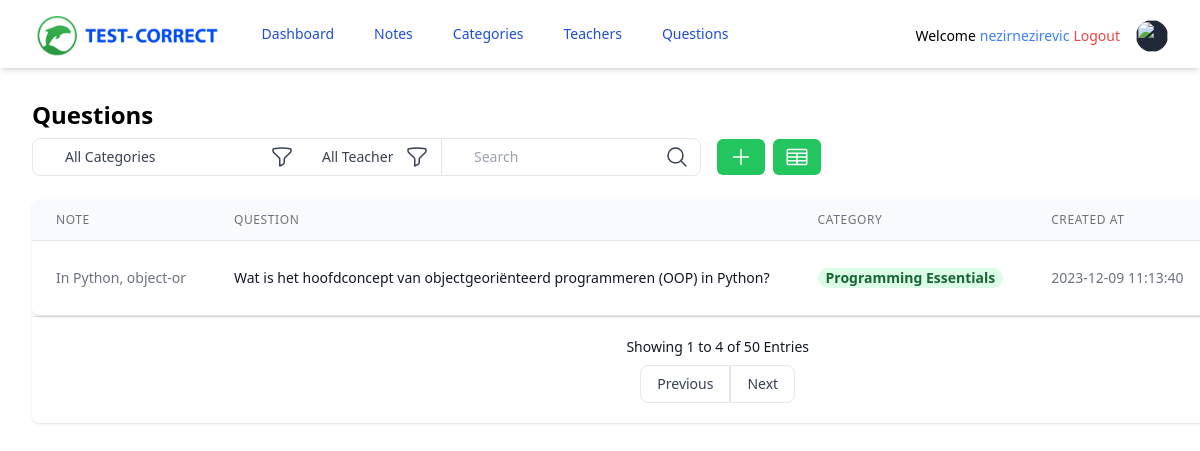
Page /questions/ (signed in) on the committed database.
### tables this page shows
CREATE TABLE questions (
            questions_id INTEGER PRIMARY KEY AUTOINCREMENT,
            note_id INTEGER NOT NULL,
            exam_question TEXT NOT NULL,            
            date_created DATETIME DEFAULT CURRENT_TIMESTAMP,            
            FOREIGN KEY (note_id) REFERENCES notes (note_id));

CREATE TABLE notes (
            note_id INTEGER PRIMARY KEY AUTOINCREMENT,
            title TEXT NOT NULL,
            note_source TEXT NOT NULL,
            is_public INTEGER NOT NULL DEFAULT 1,
            teacher_id INTEGER NOT NULL,
            category_id INTEGER NOT NULL,
            note TEXT NOT NULL,
            date_created DATETIME DEFAULT CURRENT_TIMESTAMP,            
            FOREIGN KEY (teacher_id) REFERENCES teachers (teacher_id),
            FOREIGN KEY (category_id) REFERENCES categories (category_id));

CREATE TABLE categories (
            category_id INTEGER PRIMARY KEY AUTOINCREMENT,
            omschrijving TEXT NOT NULL,
            date_created DATETIME DEFAULT CURRENT_TIMESTAMP);

### controllers/question_controller.py (the view)
@questions_page.route("/", methods=["GET", "POST"])
def questions():
    if "user" in session:
        username = session["user"]
        question_model = QuestionModel(DATABASE_FILE)
        category_model = CategoryModel(DATABASE_FILE)
        get_questions = question_model.get_all_questions()
        select_categories = category_model.get_all_categories()
        return render_template(
            "question/questions.html.j2",
            questions=get_questions,
            username=username,
            categories=select_categories,
        )
    return redirect(url_for("login"))

### templates/question/questions.html.j2 (shortened to what this page needs)
{% extends "index.html.j2" %}
{% block content %}
<div class="mx-auto max-w-7xl px-2 sm:px-6 lg:px-8">
    <div class="py-8">
        <div>
            <h2 class="text-2xl font-semibold leading-tight">Questions</h2>
        </div>
        <div class="my-2 flex sm:flex-row flex-col">
            <div class="flex flex-row mb-1 sm:mb-0">
                <div class="relative">
                    <form action="{{ url_for('questions.filter_questions_by_category') }}" method="POST">
                        <label>
                            <select
                                name="filter_value"
                                class="appearance-none text-decoration rounded-e-none rounded-s-lg border border-gray-200 border-b block pl-8 pr-20 py-2 w-full bg-white placeholder-gray-400 text-gray-700 focus:bg-white focus:placeholder-gray-600 focus:text-gray-700 focus:outline-none">
                                <option value="{{ 0 }}">All Categories</option>
                            </select>
                        </label>
                        <div
                            class="pointer-events-none absolute inset-y-0 right-0 flex items-center px-2 text-gray-700">
                        </div>
                        <span class="h-full absolute inset-y-0 right-0 flex items-center">
                            <button
                                type="submit"
                                class="hover:bg-gray-100 bg-white rounded-s-none rounded-e-none text-gray-700 rounded-md px-3 py-1.5 transition duration-500 ease select-none hover:bg-gray-200 focus:outline-none focus:shadow-outline"
                                >
                            </button>
                        </span>
                    </form>
                </div>
                <div class="relative">
                    <label>
                        <select
                            class="appearance-none h-full rounded-r border-t sm:rounded-r-none sm:border-r-0 border-r border-b block appearance-none w-full bg-white border-gray-200 text-gray-700 py-2 px-4 pr-10 leading-tight focus:outline-none focus:border-l focus:border-r focus:bg-white focus:border-gray-500">
                            <option>All Teachers</option>
                        </select>
                    </label>
                    <div
                        class="pointer-events-none absolute inset-y-0 right-0 flex items-center px-2 text-gray-700">
                    </div>
                    <span class="h-full absolute inset-y-0 right-0 flex items-center">
                        <button
                            type="submit"
                            class="hover:bg-gray-100 bg-white rounded-s-none rounded-e-none text-gray-700 rounded-md px-3 py-1.5 transition duration-500 ease select-none hover:bg-gray-200 focus:outline-none focus:shadow-outline"
                            >
                        </button>
                    </span>
                </div>
            </div>
            <div class="block relative">
                <form action="{{ url_for('questions.search_question') }}" method="POST">
                    <label>
                    <input placeholder="Search"
                        name="search_value" class="appearance-none rounded-e-lg rounded-s-none border border-gray-200 border-b block pl-8 pr-6 py-2 w-full bg-white placeholder-gray-400 text-gray-700 focus:bg-white focus:placeholder-gray-600 focus:text-gray-700 focus:outline-none" />
                    </label>
                    <span class="h-full absolute inset-y-0 right-0 flex items-center pl-2">
                        <button
                            type="submit"
                            class="hover:bg-gray-100  rounded-s-none rounded-e-lg text-gray-700 rounded-md px-3 py-1.5 transition duration-500 ease select-none hover:bg-gray-200 focus:outline-none focus:shadow-outline"
                            >
                            <svg xmlns="http://www.w3.org/2000/svg" fill="none" viewBox="0 0 24 24" stroke-width="1.5" stroke="currentColor" class="w-6 h-6">
                                <path stroke-linecap="round" stroke-linejoin="round" d="M21 21l-5.197-5.197m0 0A7.5 7.5 0 105.196 5.196a7.5 7.5 0 0010.607 10.607z"></path>
                            </svg>
                        </button>
                    </span>
                </form>
            </div>
            <div class="block relative">
                <span class="h-full absolute inset-y-0 left-0 flex items-center pl-2">
                        <button
                            type="submit"
                            class="border-green-500 bg-green-500 text-white rounded-md px-3 py-1.5 m-2 transition duration-500 ease select-none hover:bg-green-600 focus:outline-none focus:shadow-outline"
                            >
                            <svg xmlns="http://www.w3.org/2000/svg" fill="none" viewBox="0 0 24 24" stroke-width="1.5" stroke="currentColor" class="w-6 h-6">
                                <path stroke-linecap="round" stroke-linejoin="round" d="M12 4.5v15m7.5-7.5h-15"></path>
                            </svg>
                        </button>
                </span>
            </div>
            <div class="block relative">
                <span class="h-full absolute inset-y-0 left-0 flex items-center pl-16">
                    <form action="{{ url_for('questions.generate_csv') }}" method="POST">
                        <button
                            type="submit"
                            class="border-green-500 bg-green-500 text-white rounded-md px-3 py-1.5 m-2 transition duration-500 ease select-none hover:bg-green-600 focus:outline-none focus:shadow-outline"
                            >
                        </button>
                    </form>
                </span>
            </div>
        </div>
        <div class="-mx-4 sm:-mx-8 px-4 sm:px-8 py-4 overflow-x-auto">
            <div class="inline-block min-w-full shadow rounded-lg overflow-hidden">
                <div class="flex flex-col">
                    <div class="-my-2 overflow-x-auto sm:-mx-6 lg:-mx-8">
                        <div class="py-2 align-middle inline-block min-w-full sm:px-6 lg:px-8">
                            <div class="shadow overflow-hidden border-b border-gray-200 sm:rounded-lg">
                                <table class="min-w-full divide-y divide-gray-200 text-sm">
                                    <thead class="bg-gray-50">
                                        <tr>
                                            <th scope="col" class="px-6 py-3 text-xs text-left font-medium text-gray-500 uppercase tracking-wider">
                                                Note
                                            </th>
                                            <th scope="col" class="px-6 py-3 text-xs text-left font-medium text-gray-500 uppercase tracking-wider">
                                                Question
                                            </th>
                                            <th scope="col" class="px-6 py-3 text-xs text-left font-medium text-gray-500 uppercase tracking-wider">
                                                Category
                                            </th>
                                            <th scope="col" class="px-6 py-3 text-xs text-left font-medium text-gray-500 uppercase tracking-wider">
                                                Created at
                                            </th>
                                        </tr>
                                    </thead>
                                    <tbody class="bg-white divide-y divide-gray-200">
                                        {% if result | length != 0 %}
                                        {% for question in result %}
                                        <tr>
                                            <td class="px-6 py-4 whitespace-nowrap text-gray-500">
                                                {{ question.note[:20] }}
                                            </td>
                                            <td class="px-6 py-4 whitespace-nowrap">
                                                <div class="text-sm text-gray-900">{{ question.exam_question }}</div>
                                            </td>
                                            <td class="px-6 py-4 whitespace-nowrap">
                                                <span class="px-2 inline-flex leading-5 font-semibold rounded-full bg-green-100 text-green-800">
                                                {{ question.omschrijving }}
                                                </span>
                                            </td>
                                            <td class="px-6 py-4 whitespace-nowrap text-gray-500">
                                                {{ question.date_created }}
                                            </td>
                                            <td class="px-6 py-4 whitespace-nowrap text-right font-medium">
                                                {#
                                                <form action="{{ url_for('notes.note', note_id=note.note_id) }}" method="POST">
                                                    #}
                                                    <button type="submit" class="hover:bg-gray-100 border text-gray-700 py-2 px-3 rounded-s-lg rounded-e-lg">
                                                        <svg xmlns="http://www.w3.org/2000/svg" fill="none" viewBox="0 0 24 24" stroke-width="1.5" stroke="currentColor" class="w-6 h-6">
                                                            <path stroke-linecap="round" stroke-linejoin="round" d="M16.862 4.487l1.687-1.688a1.875 1.875 0 112.652 2.652L10.582 16.07a4.5 4.5 0 01-1.897 1.13L6 18l.8-2.685a4.5 4.5 0 011.13-1.897l8.932-8.931zm0 0L19.5 7.125M18 14v4.75A2.25 2.25 0 0115.75 21H5.25A2.25 2.25 0 013 18.75V8.25A2.25 2.25 0 015.25 6H10"></path>
                                                        </svg>
                                                    </button>
                                                </form>
                                            </td>
                                            <td class="px-6 py-4 whitespace-nowrap text-right font-medium">
                                                <form action="{{ url_for('questions.delete_question', question_id=question.question_id) }}" method="POST">
                                                    <input type="hidden" value="{{ question.questions_id }}" name="questions_id">
                                                    <button type="submit" class="hover:bg-gray-100 border text-gray-700 py-2 px-3 rounded-s-lg rounded-e-lg">
                                                        <svg xmlns="http://www.w3.org/2000/svg" fill="none" viewBox="0 0 24 24" stroke-width="1.5" stroke="currentColor" class="w-6 h-6">
                                                            <path stroke-linecap="round" stroke-linejoin="round" d="M14.74 9l-.346 9m-4.788 0L9.26 9m9.968-3.21c.342.052.682.107 1.022.166m-1.022-.165L18.16 19.673a2.25 2.25 0 01-2.244 2.077H8.084a2.25 2.25 0 01-2.244-2.077L4.772 5.79m14.456 0a48.108 48.108 0 00-3.478-.397m-12 .562c.34-.059.68-.114 1.022-.165m0 0a48.11 48.11 0 013.478-.397m7.5 0v-.916c0-1.18-.91-2.164-2.09-2.201a51.964 51.964 0 00-3.32 0c-1.18.037-2.09 1.022-2.09 2.201v.916m7.5 0a48.667 48.667 0 00-7.5 0"></path>
                                                        </svg>
                                                    </button>
                                                </form>
                                            </td>
                                        </tr>
                                        {% endfor %}
                                        {% else %}
                                        {% for question in questions %}
                                        <tr>
                                            <td class="px-6 py-4 whitespace-nowrap text-gray-500">
                                                {{ question.note[:20] }}
                                            </td>
                                            <td class="px-6 py-4 whitespace-nowrap">
                                                <div class="text-sm text-gray-900">{{ question.exam_question }}</div>
                                            </td>
                                            <td class="px-6 py-4 whitespace-nowrap">
                                                <span class="px-2 inline-flex leading-5 font-semibold rounded-full bg-green-100 text-green-800">
                                                {{ question.omschrijving }}
                                                </span>
                                            </td>
                                            <td class="px-6 py-4 whitespace-nowrap text-gray-500">
                                                {{ question.date_created }}
                                            </td>
                                        </tr>
                                        {% endfor %}
                                        {% endif %}
                                    </tbody>
                                </table>
                            </div>
                        </div>
                    </div>
                </div>
                <div
                    class="px-5 py-5 bg-white border-t flex flex-col xs:flex-row items-center xs:justify-between">
                    <span class="text-gray-900">
                    Showing 1 to 4 of 50 Entries
                    </span>
                    <div class="inline-flex mt-2 xs:mt-0">
                        <button
                            class="hover:bg-gray-100 border text-gray-700 py-2 px-4 rounded-s-lg">
                        Previous
                        </button>
                        <button
                            class="hover:bg-gray-100 border text-gray-700 py-2 px-4 rounded-e-lg">
                        Next
                        </button>
                    </div>
                </div>
            </div>
        </div>
    </div>
</div>
{% endblock %}

### rows in the picture
questions: note "In Python, object-or", exam_question "Wat is het hoofdconcept van objectgeoriënteerd programmeren (OOP) in Python?", omschrijving "Programming Essentials", date_created "2023-12-09 11:13:40"

### other values in the picture
{{ username }} "nezirnezirevic"
